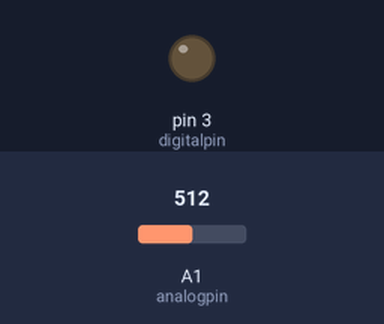
Bench run of a sketch on a simulated Arduino Uno, built with avr-gcc and run on an emulated ATmega328P. Parts: output pins drawn as LEDs (lit = HIGH). The inputs (shaded band) are chosen by the test bench; at power-on: A1 (analogpin) = 512. Random numbers use the default seed unless the sketch sets one; what the sketch prints to the serial monitor is not drawn.

Above: at 1.2 s.
1.3 s: A1 (analogpin) set to 683
4.0 s: A1 (analogpin) set to 719
At 5.7 s:
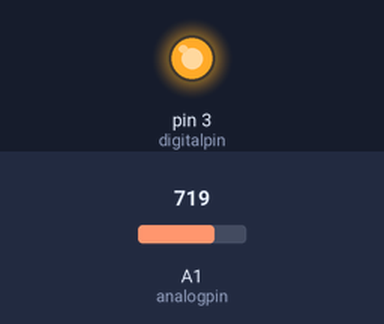
Timing chart, 0 to 7.2 s (numbered marks = the images above; inputs shaded):
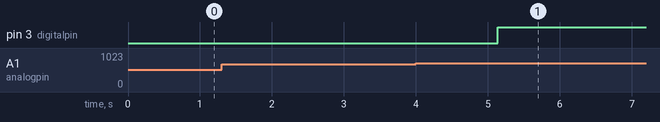

Measured:
- the behaviour switches between 700 and 701 on A1 (analogpin) (found by bisection; images 0 and 1)
- after the input at 1.3 s, every drawn part: stays the same
- after the input at 4.0 s, pin 3 (digitalpin): LOW → HIGH after 1.1 s

The sketch:

sketch_dec14a.ino
```cpp
/*
  A simple program designed to setup and demonstrate the Keyes Vibration Sensor Module - BDAA100015
  The program monitors connected analog and digital pin and outputs the value to the
  serial monitor.

  modified 26th September 2019
  by Sebastian Karam - Flux Workshop
*/
//For DK
#define HEADER_SIZE 5
#define MAGIC_1 2
#define MAGIC_2 4
#define OPCODE_UART_DATA 1

#define SLAVE_ADDRESS 0x36
int SendData, DATA_SIZE, error;
int ranging_mm = 0;
int tof_1 = 0;
int tof_2 = 0;

int area = 0; //填入area代號 0:A, 1:B, 2:C, 3:D

int analogpin = 1; // define analog OUT signal pin
int analog; // define variable to store value read from pin
int digitalpin = 3; // define digital OUT signal pin
int digital; // define variable to store value read from pin

unsigned int i = 0;
int signal_list[500] = {};
int threshold = 700;
int count = 0;
int threshold_cut = 70;
int cut = 0;

void setup() {
  pinMode(analogpin, INPUT); // set the OUT signal pin as an input
  pinMode(digitalpin, OUTPUT); // set the OUT signal pin as an input
  // Start the hardware serial port for the serial monitor.
//  Serial.begin(115200, SERIAL_8E1);
  //Serial.begin(9600); // launch the serial monitor
  Serial.begin(9600, SERIAL_8E1);
//  Serial.println("Flux Workshop Example");
}

void loop() {
  analog = analogRead(analogpin);  // read the voltage level on the A0
  digital = digitalRead(digitalpin);  // read the voltage level on the D2

  char readBuf[128];
  int len = 128;
  if (Serial.available()) {
    int size = Serial.readBytes(readBuf, 128);
    if (size >= HEADER_SIZE && readBuf[0] == MAGIC_1 && readBuf[1] == MAGIC_2 && readBuf[2] == OPCODE_UART_DATA) {
      int dataSize = readBuf[3] * 256 + readBuf[4];
      if (size - HEADER_SIZE >= dataSize) {
        Serial.print("got data: ");
        for (int i = HEADER_SIZE; i < size; i++) {
          Serial.print(readBuf[i]);
          Serial.print(" ");
        }
        Serial.println();
      }
    }
  }


//  Serial.println((String)"Light level: Analog " + analog + " Digital " + digital ); // send the result to the serial monitor
//  Serial.println(analog); // send the result to the serial monitor
  delay(5); // pause for a moment before repeating
  i += 1;
////  Serial.println((String)i);
  if (i>500){
    i=0; //reset to beginning of array, so you don't try to save readings outside of the bounds of the array
  }
  signal_list[i-1] = analog;
//
  if (i==500) {
    for (int j=0;j<i;j+=1) {
      if (signal_list[j] > threshold) {
        count += 1;
//        Serial.println((String)count);
      }
    }
     // cutting tree
    if (count > threshold_cut) {
      cut = 1;
      area = random(1,5);
      //Serial.println((String)cut);

      for (int j=0; j<8; j+=1){  //發送訊號持續5s
        char writeData[2] = {cut,area};
        int writeSize = sizeof(writeData);
        digitalWrite(digitalpin,HIGH);
        Serial.write(MAGIC_1);
        Serial.write(MAGIC_2);
        Serial.write(OPCODE_UART_DATA);
        Serial.write(writeSize / 256);
        Serial.write(writeSize % 256);
        Serial.write(writeData, 2);
        Serial.println(writeData);
        delay(1000);
      }
      area = 0;
      digitalWrite(digitalpin,LOW);
    }
    else {
      cut = 0;
      //Serial.println((String)cut);

      //每2.5發送一次無砍樹的訊號，以確保連線正常
      if (i==500){
        char writeData[2] = {cut, area};
        int writeSize = sizeof(writeData);
        Serial.write(MAGIC_1);
        Serial.write(MAGIC_2);
        Serial.write(OPCODE_UART_DATA);
        Serial.write(writeSize / 256);
        Serial.write(writeSize % 256);
        Serial.write(writeData, 2);
        Serial.println("writeData");
      }
    }
  }
  count = 0;
}
```
